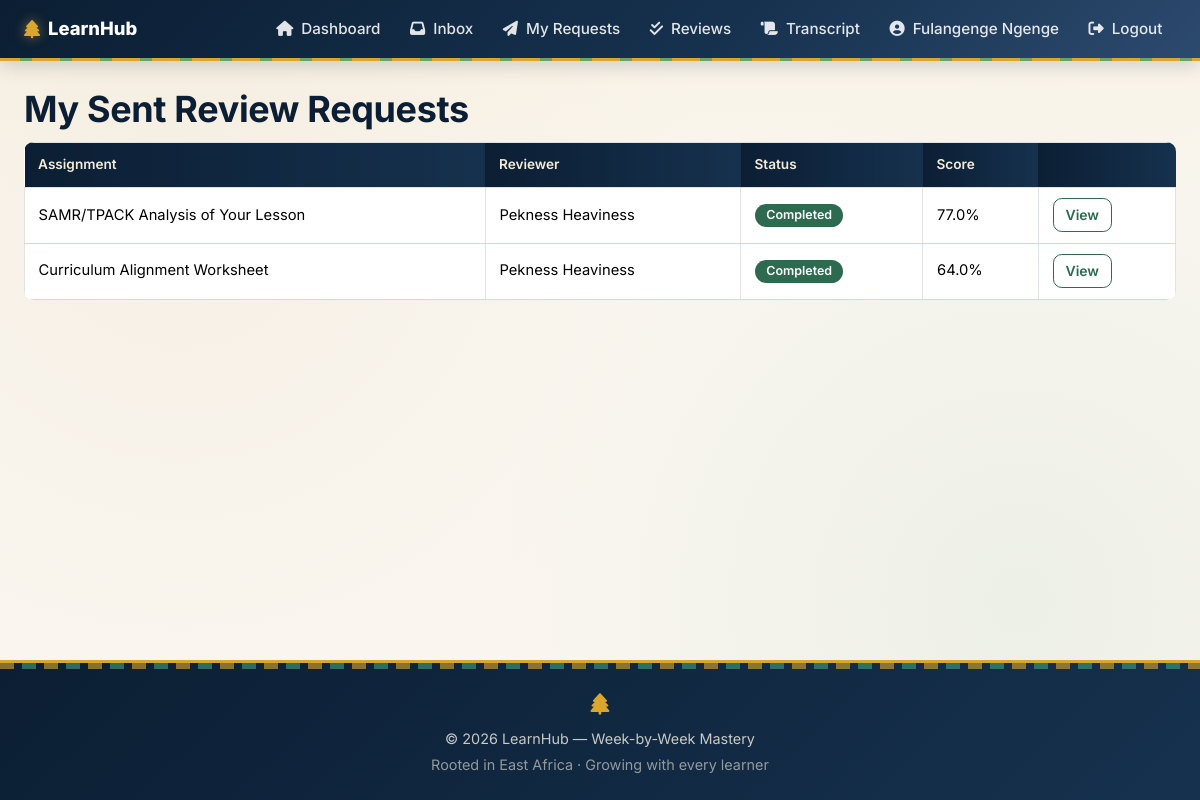
Before: /requests/sent/ (signed in) with the older database file.
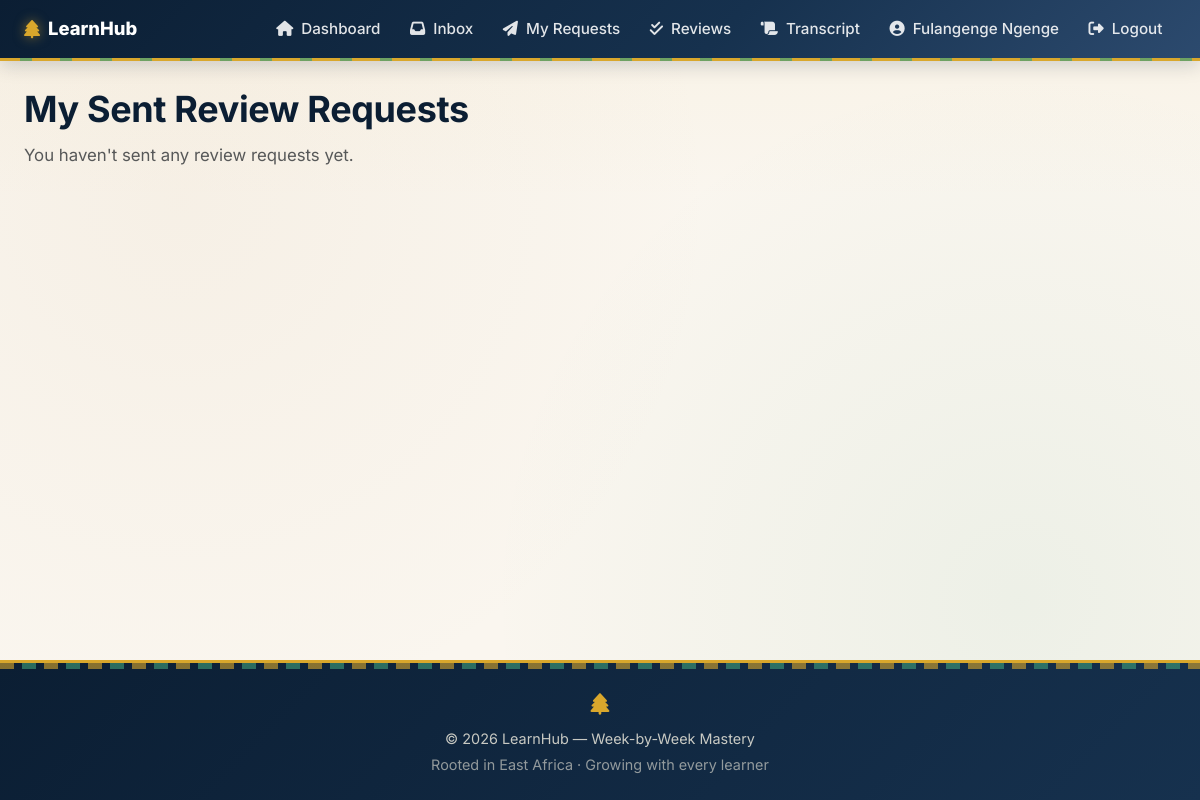
After: the same page with the newer database file.
### apps/learning/models.py (models this page shows, shortened)
class ReviewRequest(models.Model):
    STATUS_CHOICES = [
        ('pending', 'Pending'),
        ('accepted', 'Accepted'),
        ('rejected', 'Rejected'),
        ('completed', 'Completed'),
    ]
    submission = models.ForeignKey(Submission, on_delete=models.CASCADE, related_name='review_requests')
    requester = models.ForeignKey(User, on_delete=models.CASCADE, related_name='review_requests_sent')
    reviewer = models.ForeignKey(User, on_delete=models.CASCADE, related_name='review_requests_received')
    status = models.CharField(max_length=20, choices=STATUS_CHOICES, default='pending')
    created_at = models.DateTimeField(auto_now_add=True)
    responded_at = models.DateTimeField(null=True, blank=True)
    class Meta:
        ordering = ['-created_at']
        constraints = [
            models.UniqueConstraint(fields=['submission'], name='one_request_per_submission')
        ]

class Submission(models.Model):
    STATUS_CHOICES = [
        ('pending', 'Pending Review'),
        ('reviewed', 'Reviewed'),
    ]
    assignment = models.ForeignKey(Assignment, on_delete=models.CASCADE, related_name='submissions')
    learner = models.ForeignKey(User, on_delete=models.CASCADE, related_name='submissions')
    reviewer = models.ForeignKey(
        User, on_delete=models.SET_NULL, null=True, blank=True,
        related_name='submissions_to_review',
        help_text='The chosen peer reviewer for this submission.'
    )
    link = models.URLField(blank=True)
    text_content = models.TextField(blank=True)
    submitted_at = models.DateTimeField(auto_now_add=True)
    status = models.CharField(max_length=20, choices=STATUS_CHOICES, default='pending')
    class Meta:
        unique_together = ['assignment', 'learner']
        ordering = ['-submitted_at']
    @property
    def review(self):
        return self.reviews.filter(is_valid=True).first()
    @property
    def percentage(self):
        review = self.review
        if review and self.assignment.criteria.exists():
            max_total = sum(c.max_score for c in self.assignment.criteria.all())
            if max_total > 0:
                return round((review.total_score / max_total) * 100, 2)
        return None

class Assignment(models.Model):
    SUBMISSION_TYPES = [
        ('link', 'External Link'),
        ('text', 'Written Response'),
        ('both', 'Link + Written Notes'),
    ]
    week = models.ForeignKey(Week, on_delete=models.CASCADE, related_name='assignments')
    tool = models.ForeignKey(Tool, on_delete=models.SET_NULL, null=True, blank=True, related_name='assignments')
    topic = models.ForeignKey(Topic, on_delete=models.SET_NULL, null=True, blank=True, related_name='assignments')
    title = models.CharField(max_length=200)
    description = CKEditor5Field('Description', config_name='default', blank=True)
    prompt = CKEditor5Field('Prompt', config_name='default')
    submission_type = models.CharField(max_length=10, choices=SUBMISSION_TYPES, default='link')
    is_open_ended = models.BooleanField(default=True)
    class Meta:
        ordering = ['week__number', 'id']

class User(AbstractUser):
    ROLE_CHOICES = [
        ('learner', 'Learner'),
        ('admin', 'Administrator'),
    ]
    role = models.CharField(max_length=20, choices=ROLE_CHOICES, default='learner')
    cohort = models.ForeignKey('Cohort', on_delete=models.SET_NULL, null=True, blank=True, related_name='learners')

class Review(models.Model):
    submission = models.ForeignKey(Submission, on_delete=models.CASCADE, related_name='reviews')
    reviewer = models.ForeignKey(User, on_delete=models.CASCADE, related_name='reviews_given')
    comment = models.TextField()
    criterion_scores = models.JSONField(default=dict)
    total_score = models.FloatField(default=0)
    is_valid = models.BooleanField(default=False)
    reviewed_at = models.DateTimeField(auto_now_add=True)

class RubricCriterion(models.Model):
    assignment = models.ForeignKey(Assignment, on_delete=models.CASCADE, related_name='criteria')
    name = models.CharField(max_length=200)
    description = models.TextField(blank=True)
    max_score = models.PositiveIntegerField(default=20)
    order = models.PositiveIntegerField(default=0)
    class Meta:
        ordering = ['order']

### apps/learning/views.py (the view)
# urls.py: path('requests/sent/', views.my_requests, name='my_requests'),
@login_required
def my_requests(request):
    sent = ReviewRequest.objects.filter(requester=request.user).select_related(
        'submission__assignment', 'reviewer'
    )
    return render(request, 'learning/my_requests.html', {'sent': sent})

### templates/learning/my_requests.html (shortened to what this page needs)
{% extends 'base.html' %}
{% block content %}
<h1>My Sent Review Requests</h1>
{% if sent %}
    <table class="table table-bordered">
        <thead>
            <tr>
                <th>Assignment</th>
                <th>Reviewer</th>
                <th>Status</th>
                <th>Score</th>
                <th></th>
            </tr>
        </thead>
        <tbody>
            {% for r in sent %}
            <tr>
                <td>{{ r.submission.assignment.title }}</td>
                <td>{{ r.reviewer.get_full_name|default:r.reviewer.username }}</td>
                <td>
                    {% if r.status == 'pending' %}
                        <span class="badge badge-pending">Pending</span>
                    {% elif r.status == 'accepted' %}
                        <span class="badge bg-info text-dark">Accepted</span>
                    {% elif r.status == 'rejected' %}
                        <span class="badge bg-danger">Rejected</span>
                    {% else %}
                        <span class="badge badge-passed">Completed</span>
                    {% endif %}
                </td>
                <td>
                    {% if r.submission.percentage %}
                        {{ r.submission.percentage }}%
                    {% else %}
                        —
                    {% endif %}
                </td>
                <td>
                    <a href="{% url 'learning:assignment_detail' r.submission.assignment.id %}" class="btn btn-sm btn-outline-primary">View</a>
                </td>
            </tr>
            {% endfor %}
        </tbody>
    </table>
{% else %}
    <p class="text-muted">You haven't sent any review requests yet.</p>
{% endif %}
{% endblock %}

Changed rows visible on the page:
removed ReviewRequest: submission.assignment "SAMR/TPACK Analysis of Your Lesson", reviewer.get_full_name "Pekness Heaviness", status "Completed", submission.percentage "77.0"
removed ReviewRequest: submission.assignment "Curriculum Alignment Worksheet", reviewer.get_full_name "Pekness Heaviness", status "Completed", submission.percentage "64.0"
Other visible differences:
text no longer shown: "Assignment Reviewer Status Score"
text now shown: "You haven't sent any review requests yet."
